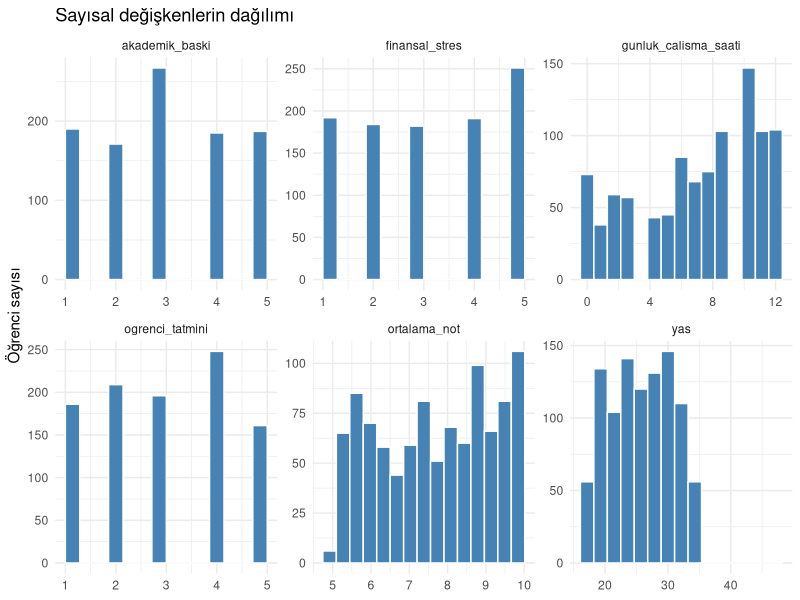
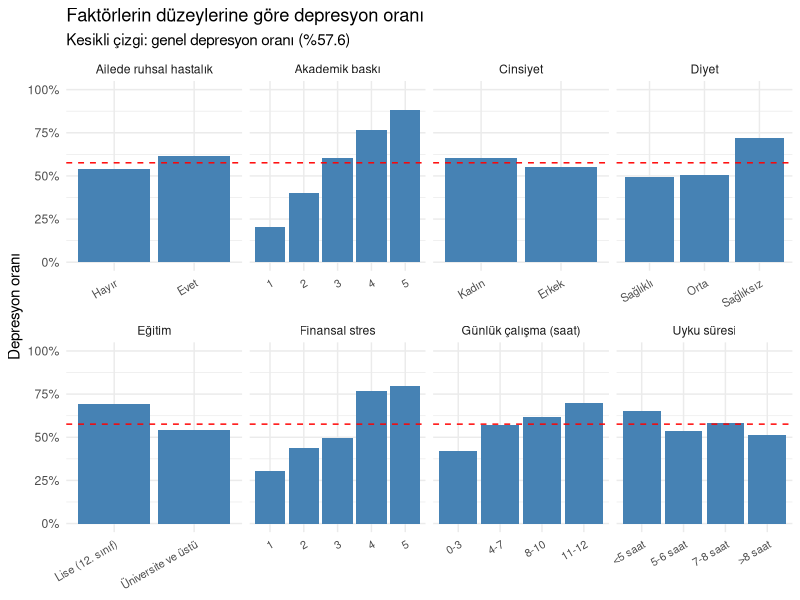
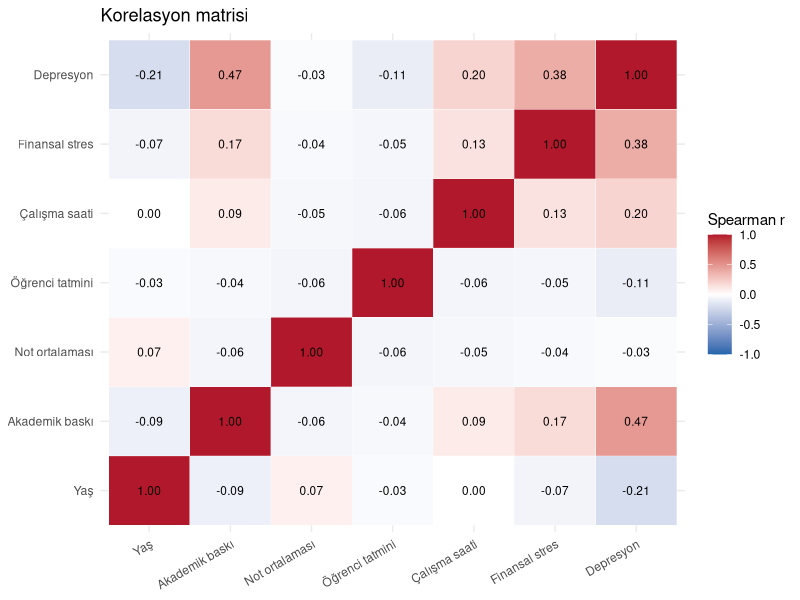
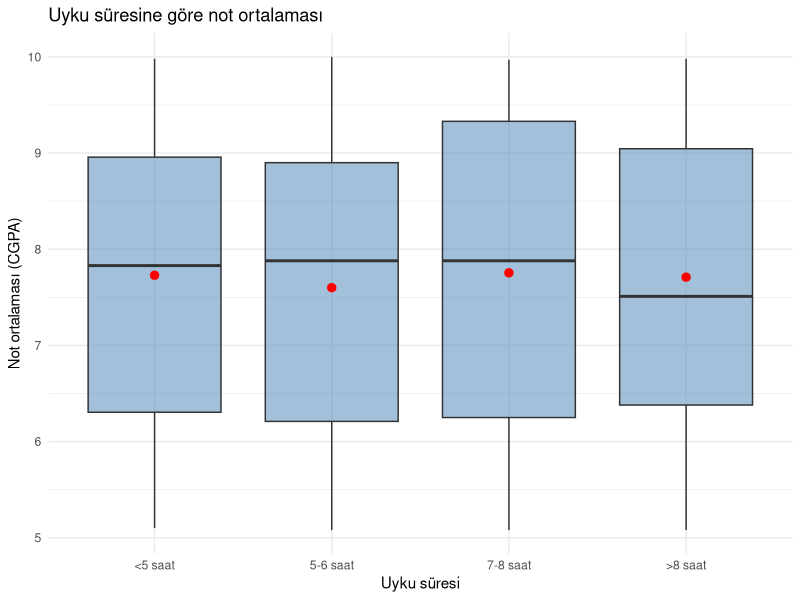
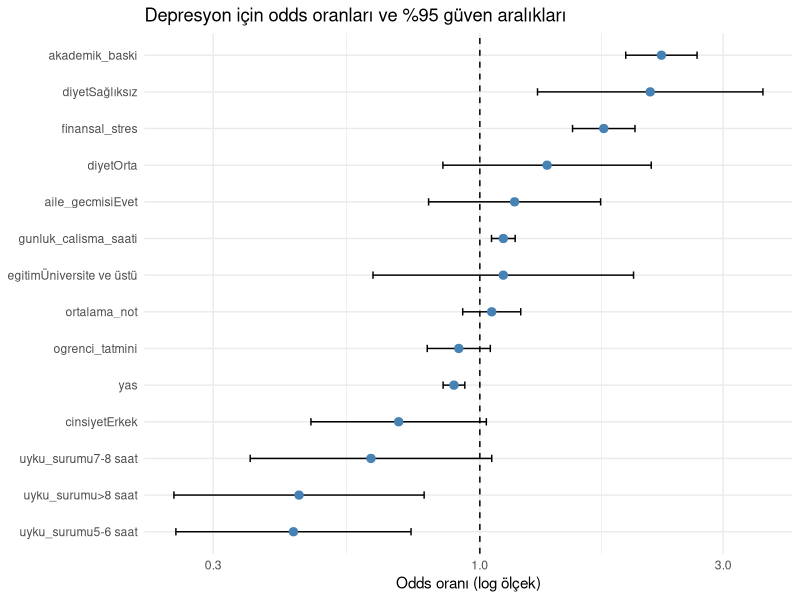
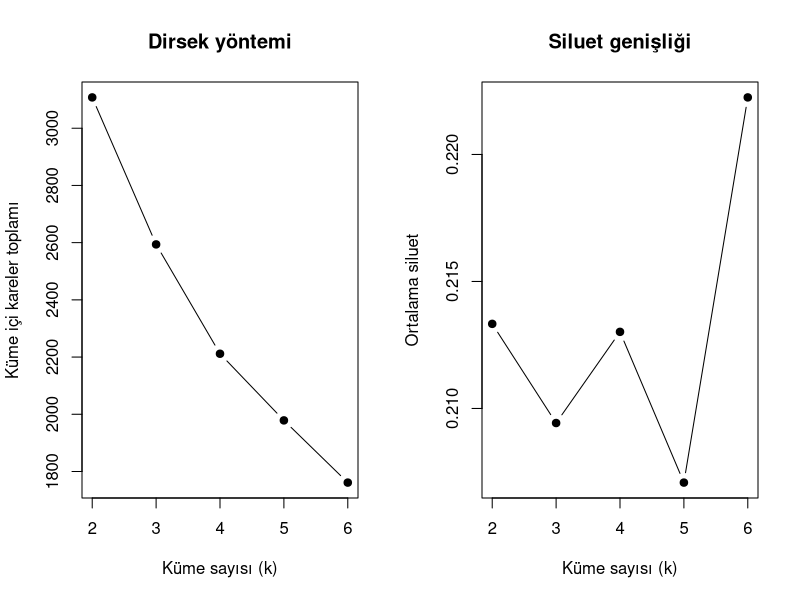
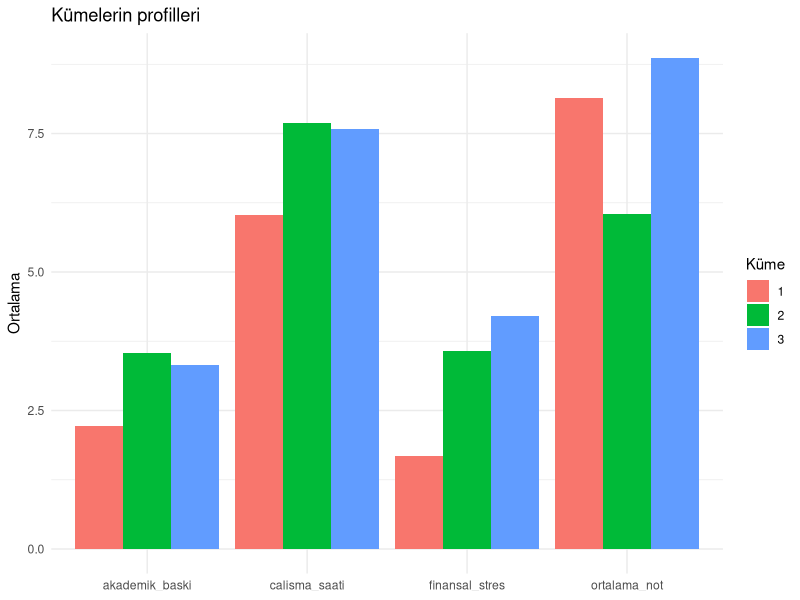

R code for these plots, in order:
## ---- chunk 1
knitr::opts_chunk$set(
  echo = TRUE, message = FALSE, warning = FALSE,
  fig.path = "figures/", fig.width = 8, fig.height = 4.5, dpi = 110
)
options(width = 100)
## ---- chunk 2
library(dplyr)
library(tidyr)
library(ggplot2)
library(cluster)   # silhouette
## ---- chunk 3
ham <- read.csv2("data/ogrenci_depresyon.csv", fileEncoding = "UTF-8-BOM")
dim(ham)
## ---- chunk 4
# Hiç değişkenlik göstermeyen sütunlar
sapply(ham[, c("is_baskisi", "is_tatmini")], unique)
table(ham$meslek)
sum(ham$ortalama_not == 0)

veri <- ham |>
  mutate(
    uyku_surumu = gsub("'", "", uyku_surumu),
    uyku_surumu = factor(uyku_surumu, levels = c("Less than 5 hours", "5-6 hours",
                                                 "7-8 hours", "More than 8 hours"),
                         labels = c("<5 saat", "5-6 saat", "7-8 saat", ">8 saat")),
    derece      = gsub("'", "", derece),
    egitim      = factor(ifelse(derece == "Class 12", "Lise (12. sınıf)", "Üniversite ve üstü")),
    diyet       = factor(diyet_aliskanlik, levels = c("Healthy", "Moderate", "Unhealthy"),
                         labels = c("Sağlıklı", "Orta", "Sağlıksız")),
    cinsiyet    = factor(cinsiyet, labels = c("Kadın", "Erkek")),
    aile_gecmisi = factor(ailede_mental_hastalik_gecmisi, labels = c("Hayır", "Evet")),
    depresyon   = factor(depresyon_durumu, labels = c("Yok", "Var")),
    ortalama_not = na_if(ortalama_not, 0)
  ) |>
  select(-is_baskisi, -is_tatmini, -meslek, -id)
## ---- chunk 5
sayisal <- c("yas", "akademik_baski", "ortalama_not", "ogrenci_tatmini",
             "gunluk_calisma_saati", "finansal_stres")
ozet <- t(sapply(veri[sayisal], \(x) c(
  Ortalama = mean(x, na.rm = TRUE), Std = sd(x, na.rm = TRUE),
  Min = min(x, na.rm = TRUE), Medyan = median(x, na.rm = TRUE), Max = max(x, na.rm = TRUE))))
knitr::kable(round(ozet, 2))
## ---- chunk 6
veri |>
  select(all_of(sayisal)) |>
  pivot_longer(everything(), names_to = "degisken", values_to = "deger") |>
  ggplot(aes(deger)) +
  geom_histogram(bins = 15, fill = "steelblue", color = "white") +
  facet_wrap(~degisken, scales = "free", ncol = 3) +
  labs(x = NULL, y = "Öğrenci sayısı", title = "Sayısal değişkenlerin dağılımı") +
  theme_minimal()
## ---- chunk 7
kategorik <- c("cinsiyet", "egitim", "uyku_surumu", "diyet", "aile_gecmisi", "depresyon")
lapply(veri[kategorik], \(x) round(100 * prop.table(table(x)), 1))
## ---- chunk 8
oran_veri <- veri |>
  mutate(across(c(akademik_baski, finansal_stres), factor),
         calisma = cut(gunluk_calisma_saati, c(-1, 3, 7, 10, 12),
                       labels = c("0-3", "4-7", "8-10", "11-12"))) |>
  select(depresyon, `Akademik baskı` = akademik_baski, `Finansal stres` = finansal_stres,
         `Uyku süresi` = uyku_surumu, Diyet = diyet, `Günlük çalışma (saat)` = calisma,
         `Ailede ruhsal hastalık` = aile_gecmisi, Cinsiyet = cinsiyet, `Eğitim` = egitim) |>
  pivot_longer(-depresyon, names_to = "faktor", values_to = "duzey") |>
  group_by(faktor, duzey) |>
  summarise(oran = mean(depresyon == "Var"), n = n(), .groups = "drop") |>
  mutate(duzey = factor(duzey, levels = unique(duzey)))

ggplot(oran_veri, aes(duzey, oran)) +
  geom_col(fill = "steelblue") +
  geom_hline(yintercept = mean(veri$depresyon == "Var"), linetype = 2, color = "red") +
  facet_wrap(~faktor, scales = "free_x", ncol = 4) +
  scale_y_continuous(labels = scales::percent, limits = c(0, 1)) +
  labs(x = NULL, y = "Depresyon oranı",
       title = "Faktörlerin düzeylerine göre depresyon oranı",
       subtitle = "Kesikli çizgi: genel depresyon oranı (%57.6)") +
  theme_minimal() +
  theme(axis.text.x = element_text(angle = 30, hjust = 1, size = 8))
## ---- chunk 9
cramer_v <- function(tablo) {
  x2 <- suppressWarnings(chisq.test(tablo, correct = FALSE))$statistic
  sqrt(x2 / (sum(tablo) * (min(dim(tablo)) - 1)))
}
faktorler <- c("akademik_baski", "finansal_stres", "uyku_surumu", "diyet",
               "gunluk_calisma_saati", "aile_gecmisi", "cinsiyet", "egitim")
testler <- t(sapply(faktorler, \(f) {
  tablo <- table(veri[[f]], veri$depresyon)
  test <- suppressWarnings(chisq.test(tablo))
  c(ki_kare = unname(test$statistic), sd = unname(test$parameter),
    p = test$p.value, cramer_v = unname(cramer_v(tablo)))
}))
testler <- as.data.frame(testler)
testler$p_holm <- p.adjust(testler$p, "holm")
knitr::kable(testler[order(-testler$cramer_v), ], digits = 4)
## ---- chunk 10
kor_degisken <- c(sayisal, "depresyon_durumu")
kor <- cor(veri[kor_degisken], method = "spearman", use = "pairwise.complete.obs")
etiket <- c("Yaş", "Akademik baskı", "Not ortalaması", "Öğrenci tatmini",
            "Çalışma saati", "Finansal stres", "Depresyon")
dimnames(kor) <- list(etiket, etiket)

as.data.frame(as.table(kor)) |>
  ggplot(aes(Var1, Var2, fill = Freq)) +
  geom_tile(color = "white") +
  geom_text(aes(label = sprintf("%.2f", Freq)), size = 3) +
  scale_fill_gradient2(low = "#2166ac", mid = "white", high = "#b2182b", limits = c(-1, 1)) +
  labs(x = NULL, y = NULL, fill = "Spearman r", title = "Korelasyon matrisi") +
  theme_minimal() +
  theme(axis.text.x = element_text(angle = 30, hjust = 1))

cor.test(veri$akademik_baski, veri$finansal_stres, method = "spearman", exact = FALSE)
## ---- chunk 11
aggregate(akademik_baski ~ cinsiyet, data = veri, FUN = \(x) c(ort = mean(x), medyan = median(x)))
wilcox.test(akademik_baski ~ cinsiyet, data = veri, exact = FALSE)
t.test(akademik_baski ~ cinsiyet, data = veri)
## ---- chunk 12
ggplot(veri, aes(uyku_surumu, ortalama_not)) +
  geom_boxplot(fill = "steelblue", alpha = 0.5, outlier.alpha = 0.3) +
  stat_summary(fun = mean, geom = "point", color = "red", size = 2.5) +
  labs(x = "Uyku süresi", y = "Not ortalaması (CGPA)",
       title = "Uyku süresine göre not ortalaması") +
  theme_minimal()

kruskal.test(ortalama_not ~ uyku_surumu, data = veri)
summary(aov(ortalama_not ~ uyku_surumu, data = veri))
## ---- chunk 13
model_veri <- veri |>
  filter(!is.na(ortalama_not)) |>
  mutate(akademik_baski_c = akademik_baski, finansal_stres_c = finansal_stres)

set.seed(347)
egitim_idx <- sample(nrow(model_veri), round(0.7 * nrow(model_veri)))
egitim_seti <- model_veri[egitim_idx, ]
test_seti   <- model_veri[-egitim_idx, ]

formul <- depresyon ~ akademik_baski + finansal_stres + uyku_surumu + diyet +
  gunluk_calisma_saati + yas + egitim + cinsiyet + aile_gecmisi +
  ogrenci_tatmini + ortalama_not

model <- glm(formul, family = binomial, data = egitim_seti)
summary(model)
## ---- chunk 14
or_tablo <- exp(cbind(OR = coef(model), confint.default(model)))[-1, ]
colnames(or_tablo) <- c("OR", "Alt", "Üst")
or_df <- data.frame(degisken = rownames(or_tablo), or_tablo, row.names = NULL)
knitr::kable(or_df, digits = 3)

ggplot(or_df, aes(OR, reorder(degisken, OR))) +
  geom_vline(xintercept = 1, linetype = 2) +
  geom_errorbarh(aes(xmin = Alt, xmax = Üst), height = 0.2) +
  geom_point(size = 2.5, color = "steelblue") +
  scale_x_log10() +
  labs(x = "Odds oranı (log ölçek)", y = NULL,
       title = "Depresyon için odds oranları ve %95 güven aralıkları") +
  theme_minimal()
## ---- chunk 15
olasilik <- predict(model, newdata = test_seti, type = "response")
tahmin <- factor(ifelse(olasilik > 0.5, "Var", "Yok"), levels = c("Yok", "Var"))
karisiklik <- table(Gerçek = test_seti$depresyon, Tahmin = tahmin)
karisiklik

auc <- function(p, y) {           # Mann-Whitney ile ROC eğrisi altındaki alan
  r <- rank(p); n1 <- sum(y); n0 <- sum(!y)
  (sum(r[y]) - n1 * (n1 + 1) / 2) / (n1 * n0)
}
performans <- c(
  Dogruluk     = sum(diag(karisiklik)) / sum(karisiklik),
  Temel_duzey  = max(prop.table(table(test_seti$depresyon))),
  Duyarlilik   = karisiklik["Var", "Var"] / sum(karisiklik["Var", ]),
  Ozgulluk     = karisiklik["Yok", "Yok"] / sum(karisiklik["Yok", ]),
  AUC          = auc(olasilik, test_seti$depresyon == "Var")
)
round(performans, 3)
## ---- chunk 16
tam_model <- glm(formul, family = binomial, data = model_veri)
etkilesimler <- c(
  "Finansal stres × aile geçmişi" = "finansal_stres:aile_gecmisi",
  "Akademik baskı × uyku"         = "akademik_baski:uyku_surumu",
  "Çalışma saati × diyet"         = "gunluk_calisma_saati:diyet",
  "Akademik baskı × finansal stres" = "akademik_baski:finansal_stres"
)
etk <- t(sapply(etkilesimler, \(e) {
  m <- update(tam_model, as.formula(paste(". ~ . +", e)))
  lrt <- anova(tam_model, m, test = "LRT")
  c(sd = lrt$Df[2], p = lrt$`Pr(>Chi)`[2])
}))
etk <- data.frame(etk, p_holm = p.adjust(etk[, "p"], "holm"))
knitr::kable(etk, digits = 3)
## ---- chunk 17
kume_degisken <- c("akademik_baski", "ortalama_not", "gunluk_calisma_saati", "finansal_stres")
kume_veri <- model_veri[kume_degisken]
X <- scale(kume_veri)

set.seed(123)
k_aday <- 2:6
siluet <- sapply(k_aday, \(k) {
  km <- kmeans(X, centers = k, nstart = 25)
  mean(silhouette(km$cluster, dist(X))[, "sil_width"])
})
wss <- sapply(k_aday, \(k) kmeans(X, centers = k, nstart = 25)$tot.withinss)

par(mfrow = c(1, 2))
plot(k_aday, wss, type = "b", pch = 19, xlab = "Küme sayısı (k)",
     ylab = "Küme içi kareler toplamı", main = "Dirsek yöntemi")
plot(k_aday, siluet, type = "b", pch = 19, xlab = "Küme sayısı (k)",
     ylab = "Ortalama siluet", main = "Siluet genişliği")
par(mfrow = c(1, 1))
round(setNames(siluet, k_aday), 3)
## ---- chunk 18
set.seed(123)
km <- kmeans(X, centers = 3, nstart = 25)
model_veri$kume <- factor(km$cluster)

profil <- model_veri |>
  group_by(kume) |>
  summarise(n = n(),
            akademik_baski = mean(akademik_baski),
            ortalama_not = mean(ortalama_not),
            calisma_saati = mean(gunluk_calisma_saati),
            finansal_stres = mean(finansal_stres),
            depresyon_orani = mean(depresyon == "Var"))
knitr::kable(profil, digits = 2)
## ---- chunk 19
profil |>
  select(-n, -depresyon_orani) |>
  pivot_longer(-kume) |>
  ggplot(aes(name, value, fill = kume)) +
  geom_col(position = "dodge") +
  labs(x = NULL, y = "Ortalama", fill = "Küme",
       title = "Kümelerin profilleri") +
  theme_minimal()
